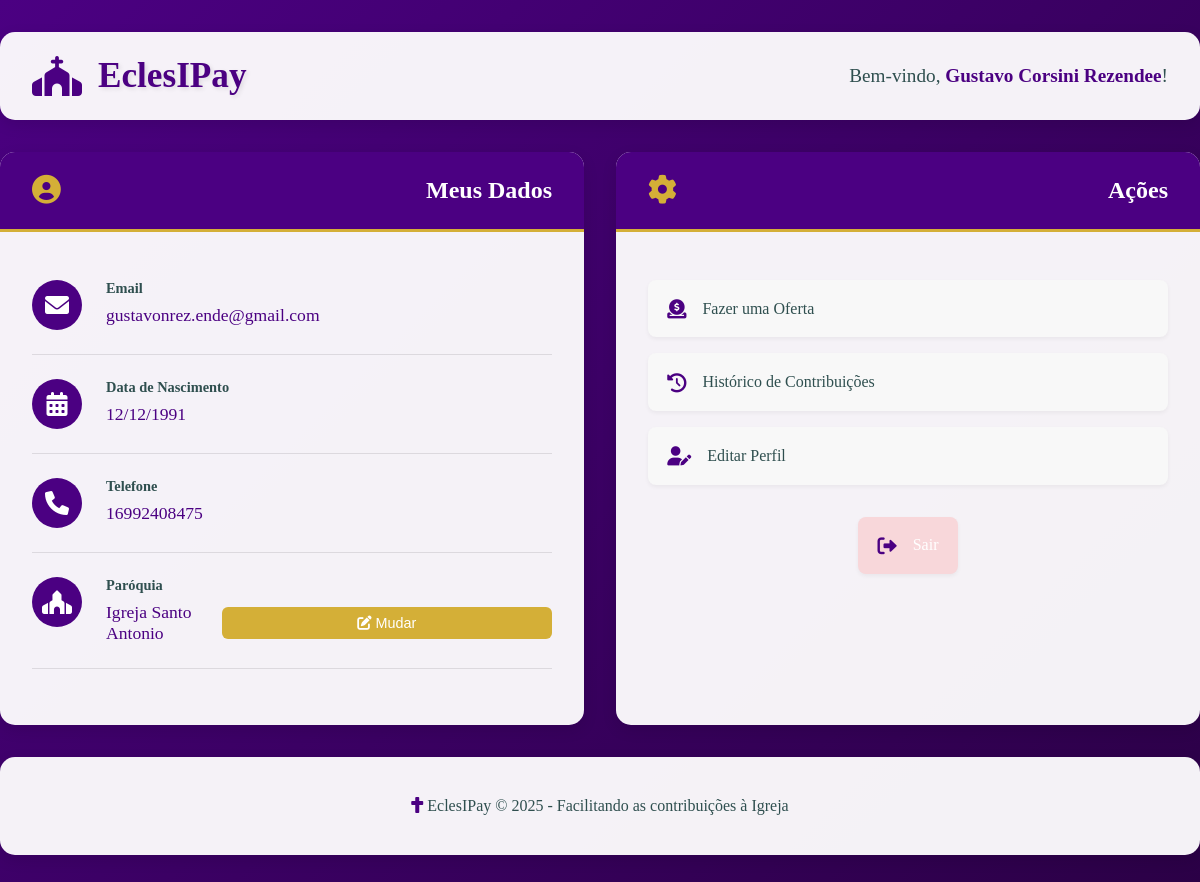
/home/ (signed in), run on the app's committed database.
### dizimo/models.py (models this page shows, shortened)
class Usuario(AbstractBaseUser, PermissionsMixin):
    nome = models.CharField(max_length=150)
    email = models.EmailField(unique=True)
    data_nascimento = models.DateField()
    telefone = models.CharField(max_length=20)
    cpf = models.CharField(max_length=11, null=True, blank=True, default=None)  # Now unique but still nullable
    paroquia = models.ForeignKey(Paroquia, on_delete=models.SET_NULL, null=True, blank=True)
    email_confirmado = models.BooleanField(default=False)
    data_cadastro = models.DateTimeField(default=timezone.now)
    is_active = models.BooleanField(default=True)
    is_staff = models.BooleanField(default=False)
    is_superuser = models.BooleanField(default=False)
    objects = UsuarioManager()
    USERNAME_FIELD = 'email'
    REQUIRED_FIELDS = ['nome', 'data_nascimento', 'telefone']  # Keep CPF out for now

class Paroquia(models.Model):
    nome = models.CharField(max_length=100, unique=True)
    data_criacao = models.DateTimeField(default=timezone.now)

### dizimo/views.py (the view)
# urls.py: path('home/', views.home, name='home'),
@login_required
def home(request):
    paroquias = Paroquia.objects.all()
    return render(request, 'home.html', {'paroquias': paroquias})

### dizimo/templates/home.html (shortened to what this page needs)
{% load static %}
<!DOCTYPE html>
<html>
<head>
    <link rel="stylesheet" href="https://cdnjs.cloudflare.com/ajax/libs/font-awesome/6.0.0-beta3/css/all.min.css">
    <link rel="stylesheet" href="{% static 'css/style.css' %}">
</head>
<body class="home-page">
    <div class="home-container">
        <header class="home-header">
            <div class="logo-area">
                <i class="fas fa-church"></i>
                <h1>EclesIPay</h1>
            </div>
            <div class="user-welcome">
                Bem-vindo, <span class="user-name">{{ request.user.nome }}</span>!
            </div>
        </header>
        <main class="home-content">
            <section class="user-card">
                <div class="card-header">
                    <i class="fas fa-user-circle"></i>
                    <h2>Meus Dados</h2>
                </div>
                <div class="card-body">
                    <div class="info-item">
                        <div class="info-icon"><i class="fas fa-envelope"></i></div>
                        <div class="info-content">
                            <div class="info-label">Email</div>
                            <div class="info-value">{{ request.user.email }}</div>
                        </div>
                    </div>
                    <div class="info-item">
                        <div class="info-icon"><i class="fas fa-calendar-alt"></i></div>
                        <div class="info-content">
                            <div class="info-label">Data de Nascimento</div>
                            <div class="info-value">{{ request.user.data_nascimento|date:"d/m/Y" }}</div>
                        </div>
                    </div>
                    <div class="info-item">
                        <div class="info-icon"><i class="fas fa-phone"></i></div>
                        <div class="info-content">
                            <div class="info-label">Telefone</div>
                            <div class="info-value">{{ request.user.telefone }}</div>
                        </div>
                    </div>
                    <div class="info-item paroquia-info">
                        <div class="info-icon"><i class="fas fa-place-of-worship"></i></div>
                        <div class="info-content">
                            <div class="info-label">Paróquia</div>
                            <div class="info-value">
                                <span id="paroquiaAtual">
                                    {% if request.user.paroquia %}
                                        {{ request.user.paroquia.nome }}
                                    {% else %}
                                        Nenhuma paróquia selecionada
                                    {% endif %}
                                </span>
                                <button type="button" id="mudarParoquia" class="btn-change">
                                    <i class="fas fa-edit"></i> Mudar
                                </button>
                            </div>
                        </div>
                    </div>
                </div>
            </section>
            <section class="actions-card">
                <div class="card-header">
                    <i class="fas fa-cog"></i>
                    <h2>Ações</h2>
                </div>
                <div class="card-body">
                    <a href="{% url 'fazer_oferta' %}" class="action-button">
                        <i class="fas fa-donate"></i> Fazer uma Oferta
                    </a>
                    <a href="{% url 'historico_contribuicao' %}" class="action-button">
                        <i class="fas fa-history"></i> Histórico de Contribuições
                    </a>
                    <a href="{% url 'editar_perfil' %}" class="action-button">
                        <i class="fas fa-user-edit"></i> Editar Perfil
                    </a>
                    <a href="{% url 'logout' %}" class="action-button logout-btn">
                        <i class="fas fa-sign-out-alt"></i> Sair
                    </a>
                </div>
            </section>
        </main>
        <footer class="home-footer">
            <p><i class="fas fa-cross"></i> EclesIPay &copy; {% now "Y" %} - Facilitando as contribuições à Igreja</p>
        </footer>
    </div>
</body>
</html>

### dizimo/static/css/style.css (style rules this page uses)
:root { --primary-color: #4B0082; --secondary-color: #D4AF37; --light-color: #F8F8FF; --dark-color: #2F4F4F; }
body { background: linear-gradient(45deg, var(--primary-color), var(--dark-color)); font-family: 'Merriweather', serif; min-height: 100vh; display: flex; align-items: center; justify-content: center; }
button { background: var(--primary-color); color: white; padding: 12px 25px; border: none; border-radius: 5px; cursor: pointer; font-size: 1.1rem; transition: all 0.3s ease; width: 100%; }
a { color: var(--primary-color); text-decoration: none; }
body { padding: 20px; }
h1 { color: var(--primary-color); text-align: center; margin-bottom: 2rem; font-size: 2.2rem; text-shadow: 2px 2px 4px rgba(0,0,0,0.1); }
#mudarParoquia { background: var(--secondary-color); color: white; padding: 8px 16px; border: none; border-radius: 6px; margin-left: 10px; font-size: 0.9rem; transition: all 0.3s ease; }
.logout-btn { display: block; width: fit-content; margin: 2rem auto 0; padding: 12px 24px; background: var(--secondary-color); color: white !important; border-radius: 8px; text-align: center; transition: all 0.3s ease; text-decoration: none !important; font-weight: 500; }
.home-page { background: linear-gradient(135deg, var(--primary-color) 0%, #2b0046 100%); min-height: 100vh; padding: 0; margin: 0; display: flex; align-items: flex-start; justify-content: center; }
.home-container { width: 100%; max-width: 1200px; margin: 2rem auto; display: flex; flex-direction: column; gap: 2rem; }
.home-header { background: rgba(255, 255, 255, 0.95); padding: 1.5rem 2rem; border-radius: 15px; box-shadow: 0 5px 15px rgba(0, 0, 0, 0.1); display: flex; justify-content: space-between; align-items: center; }
.logo-area { display: flex; align-items: center; gap: 1rem; }
.logo-area i { font-size: 2.5rem; color: var(--primary-color); }
.logo-area h1 { font-size: 2.2rem; margin: 0; color: var(--primary-color); font-weight: bold; }
.user-welcome { font-size: 1.2rem; color: var(--dark-color); }
.user-name { font-weight: bold; color: var(--primary-color); }
.home-content { display: grid; grid-template-columns: 1fr 1fr; gap: 2rem; }
.user-card, .actions-card { background: rgba(255, 255, 255, 0.95); border-radius: 15px; overflow: hidden; box-shadow: 0 5px 15px rgba(0, 0, 0, 0.1); transition: transform 0.3s ease; }
.card-header { background: var(--primary-color); color: white; padding: 1.5rem 2rem; display: flex; align-items: center; gap: 1rem; border-bottom: 3px solid var(--secondary-color); }
.card-header i { font-size: 1.8rem; color: var(--secondary-color); }
.card-header h2 { margin: 0; font-size: 1.5rem; }
.card-body { padding: 2rem; }
.info-item { display: flex; margin-bottom: 1.5rem; padding-bottom: 1.5rem; border-bottom: 1px solid rgba(0,0,0,0.1); }
.info-icon { width: 50px; height: 50px; background: var(--primary-color); border-radius: 50%; display: flex; align-items: center; justify-content: center; margin-right: 1.5rem; }
.info-icon i { font-size: 1.5rem; color: white; }
.info-content { flex: 1; }
.info-label { font-weight: bold; color: var(--dark-color); margin-bottom: 0.5rem; font-size: 0.9rem; }
.info-value { color: var(--primary-color); font-size: 1.1rem; display: flex; align-items: center; justify-content: space-between; }
.btn-change { background: var(--secondary-color); color: white; border: none; border-radius: 20px; padding: 0.5rem 1rem; font-size: 0.9rem; cursor: pointer; transition: all 0.3s ease; }
.action-button { display: flex; align-items: center; padding: 1.2rem; background: #f8f8f8; border-radius: 8px; margin-bottom: 1rem; text-decoration: none; color: var(--dark-color); transition: all 0.3s ease; box-shadow: 0 2px 4px rgba(0,0,0,0.05); }
.action-button i { font-size: 1.2rem; color: var(--primary-color); margin-right: 1rem; transition: all 0.3s ease; }
.logout-btn { background: #f8d7da; color: #721c24; }
.home-footer { background: rgba(255, 255, 255, 0.95); padding: 1.5rem; border-radius: 15px; text-align: center; color: var(--dark-color); box-shadow: 0 5px 15px rgba(0, 0, 0, 0.1); }
.home-footer i { color: var(--primary-color); }
.card-header { display: flex; justify-content: space-between; align-items: center; margin-bottom: 1rem; }

### data on the page
Usuario: user.nome "Gustavo Corsini Rezendee", user.email "gustavonrez.ende@gmail.com", user.data_nascimento "12/12/1991", user.telefone "16992408475", user.paroquia.nome "Igreja Santo Antonio"
